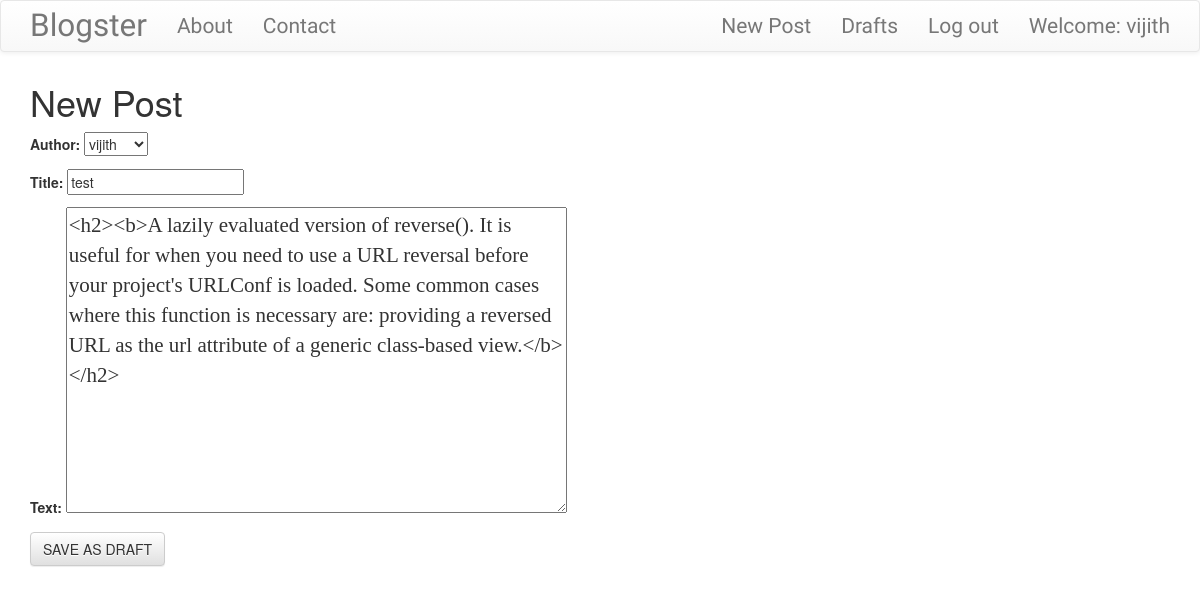
Screenshot of /post/1/edit/ (signed in) with the database file from the repository.
### blog/models.py (models this page shows, shortened)
class Post(models.Model):
    author=models.ForeignKey('auth.User',on_delete=models.CASCADE)
    title=models.CharField(max_length=200)
    text=models.TextField()
    created_date=models.DateTimeField(default=timezone.now)
    published_date=models.DateTimeField(blank=True,null=True)

### blog/views.py (the view)
# urls.py: path('post/<pk>/edit/',views.PostUpdateView.as_view(),name='post_edit'),
class PostUpdateView(LoginRequiredMixin,UpdateView):
    login_url='/login/'
    redirect_field_name='blog/post_detail.html'
    form_class=PostForm
    model=Post

### blog/forms.py
class PostForm(forms.ModelForm):
    class Meta:
        model = Post
        fields = ('author','title', 'text',)
        widgets = {
            'title': forms.TextInput(attrs={'class': 'textinputclass'}),
            'text': forms.Textarea(attrs={'class': 'editable medium-editor-textarea postcontent'}),
        }

### blog/templates/blog/post_form.html (shortened to what this page needs)
{% extends "blog/base.html"%}
{% block content %}
    <h1 class = 'loader'>New Post</h1>
<div class="post-form">
    <form class="post-form form-group" method="POST">
        {{form.as_p}}
        <button type="submit" class='save btn btn-default'>SAVE AS DRAFT</button>
    </form>
</div>
{% endblock %}

### blog/templates/blog/base.html (shortened to what this page needs)
<!DOCTYPE html>
{% load static %}
<html lang="en">
<head>
    <link rel="stylesheet" href="https://maxcdn.bootstrapcdn.com/bootstrap/3.3.7/css/bootstrap.min.css">
    <link rel="stylesheet" href="https://maxcdn.bootstrapcdn.com/bootstrap/3.3.7/css/bootstrap-theme.min.css">
    <link rel="stylesheet" href="//cdn.jsdelivr.net/npm/medium-editor@latest/dist/css/medium-editor.min.css" type="text/css" media="screen" charset="utf-8">
    <link rel="stylesheet" href="{% static 'css/blog.css' %}">
</head>
<body class=''>
    <nav class="navbar navbar-default techfont custom-navbar">
      <div class="container">
        <ul class="nav navbar-nav">
          <li><a class='navbar-brand bigbrand' href="{% url 'post_list' %}">Blogster</a></li>
          <li><a href="{% url 'about'%}">About</a></li>
          <li><a href="https://www.github.com/vijithbabloo7">Contact</a></li>
        </ul>
        <ul class="nav navbar-nav navbar-right">
          {% if user.is_authenticated %}
          <li>
            <a href="{% url 'post_new' %}" >New Post</a>
          </li>
          <li>
            <a href="{% url 'post_draft_list' %}">Drafts</a>
          </li>
          <li>
            <a href="{% url 'logout' %}" >Log out</a>
          </li>
          <li>
            <a >Welcome: {{ user.username }}</a>
          </li>
            {% else %}
            <li><a class='nav navbar-right' href="{% url 'login' %}" ><span class="glyphicon glyphicon-user"></span></a></li>
          {% endif %}
        </ul>
    </div>
  </nav>
          <div class="content container">
              <div class="row">
                  <div class="col-md-8">
                    <div class="blog_posts">
                      {% block content %}
                      {% endblock %}
                    </div>
                  </div>
              </div>
          </div>
  </body>
</html>

### blog/static/css/blog.css (style rules this page uses)
.techfont { font-family: 'Russo One', sans-serif; font-size: 1.5em; margin-bottom: 10px; }
.postcontent { font-family: 'Montserrat'; font-size: 1.5em; }
.bigbrand { font-size: 1.5em; }
.loader { filter:hue-rotate(0deg); color: linear-gradient(45deg,#0f8,#08f); animation:hue 5000ms infinite linear; }

### rows the page displays
Post: author "vijith", title "test", text "<h2><b>A lazily evaluated version of reverse(). It is useful for when you need to use a URL reversal before your project's URLConf is loaded. Some common cases where this function is necessary are: providing a reversed URL as the url attribute of a generic class-based view.</b></h2>"

### other values shown
{{ user.username }} "vijith"
